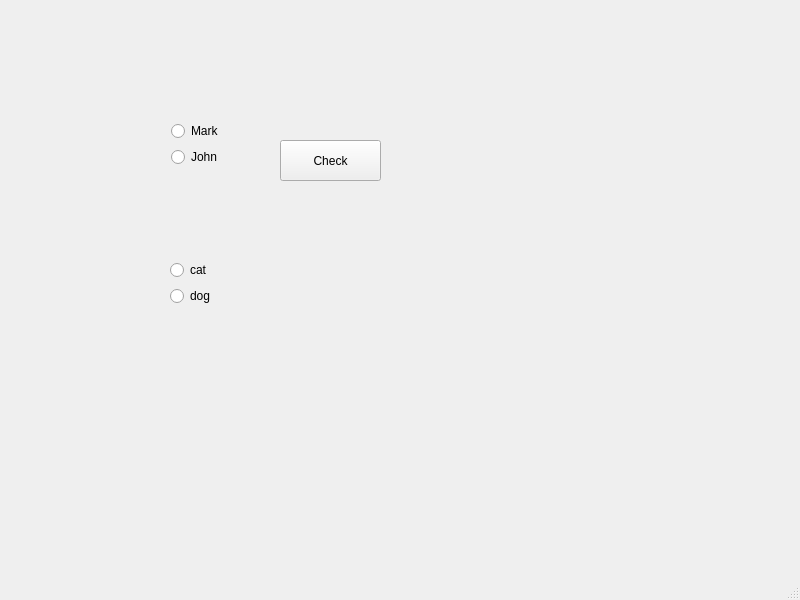
<?xml version="1.0" encoding="UTF-8"?>
<ui version="4.0">
 <class>MainWindow</class>
 <widget class="QMainWindow" name="MainWindow">
  <property name="geometry">
   <rect>
    <x>0</x>
    <y>0</y>
    <width>800</width>
    <height>600</height>
   </rect>
  </property>
  <property name="windowTitle">
   <string>MainWindow</string>
  </property>
  <widget class="QWidget" name="centralwidget">
   <widget class="QPushButton" name="pushButton">
    <property name="geometry">
     <rect>
      <x>280</x>
      <y>140</y>
      <width>101</width>
      <height>41</height>
     </rect>
    </property>
    <property name="text">
     <string>Check</string>
    </property>
   </widget>
   <widget class="QWidget" name="">
    <property name="geometry">
     <rect>
      <x>171</x>
      <y>121</y>
      <width>52</width>
      <height>48</height>
     </rect>
    </property>
    <layout class="QVBoxLayout" name="verticalLayout">
     <item>
      <widget class="QRadioButton" name="radioButton">
       <property name="text">
        <string>Mark</string>
       </property>
      </widget>
     </item>
     <item>
      <widget class="QRadioButton" name="radioButton_2">
       <property name="text">
        <string>John</string>
       </property>
      </widget>
     </item>
    </layout>
   </widget>
   <widget class="QWidget" name="">
    <property name="geometry">
     <rect>
      <x>170</x>
      <y>260</y>
      <width>46</width>
      <height>48</height>
     </rect>
    </property>
    <layout class="QVBoxLayout" name="verticalLayout_2">
     <item>
      <widget class="QRadioButton" name="radioButton_3">
       <property name="text">
        <string>cat</string>
       </property>
      </widget>
     </item>
     <item>
      <widget class="QRadioButton" name="radioButton_4">
       <property name="text">
        <string>dog</string>
       </property>
      </widget>
     </item>
    </layout>
   </widget>
  </widget>
  <widget class="QMenuBar" name="menubar">
   <property name="geometry">
    <rect>
     <x>0</x>
     <y>0</y>
     <width>800</width>
     <height>22</height>
    </rect>
   </property>
  </widget>
  <widget class="QStatusBar" name="statusbar"/>
 </widget>
 <resources/>
 <connections/>
</ui>
